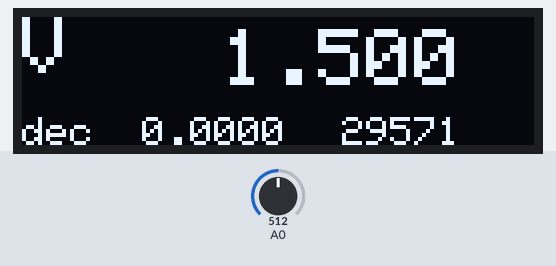
The sketch below on a simulated Arduino Uno, built with avr-gcc and run on an emulated ATmega328P. On the bench: 128×32 one-colour display. Inputs (shaded band) come from the test bench; at power-on: A0 = 512. What the sketch prints to the serial monitor is not drawn.

Above: at 1.2 s.
1.3 s: A0 set to 0
At 2.7 s:
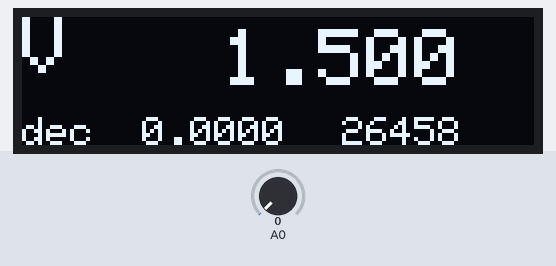
3.1 s: A0 set to 122
At 3.25 s:
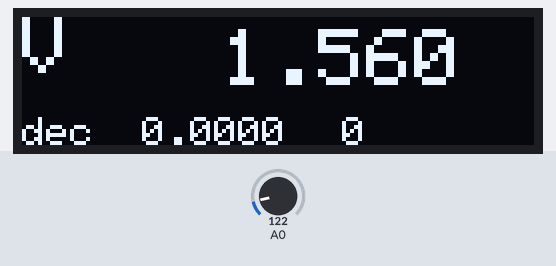
4.6 s: A0 set to 306
At 9.6 s:
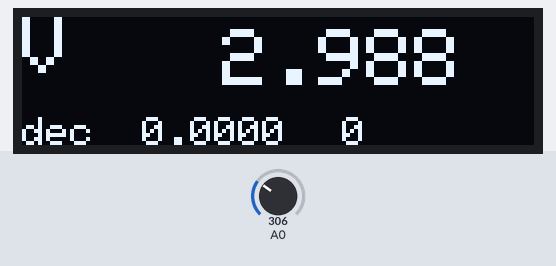
Timing chart, 0 to 11.1 s (numbered marks = the images above; inputs shaded):
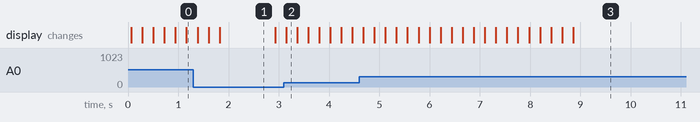

Measured:
- what the display in image 1 shows lasts 1.1 s, from 1.8 s to 2.9 s

The sketch:

voltmeter_oled.ino
```cpp
#include <Adafruit_GFX.h>      //Libraries for the OLED and BMP280
#include <Adafruit_SSD1306.h>

#define SCREEN_WIDTH 128 // OLED display width, in pixels
#define SCREEN_HEIGHT 32 // OLED display height, in pixels
#define OLED_RESET    -1 // Reset pin # (or -1 if sharing Arduino reset pin)

#define NUM_READINGS 20
float voltage=0;

float readings[NUM_READINGS];
int reading_idx=0;
float R1=68;
float R2=68;
int _delay=200;

Adafruit_SSD1306 display(SCREEN_WIDTH, SCREEN_HEIGHT, &Wire, OLED_RESET); //Declaring the display name (display)

float lastVoltage=0;
float decay=0;

unsigned long last = 0;

void setup() {

  Serial.begin(115200);
  Serial.println("Arduino Voltmeter started..");

  display.begin(SSD1306_SWITCHCAPVCC, 0x3C); //Start the OLED display
  display.clearDisplay();
  //display.setRotation(2);
  display.display();

  display.setTextColor(WHITE);
  display.setTextSize(1);

  display.setCursor(32,12);
  display.setTextSize(2);

  last=millis();
  //analogReference(INTERNAL);
}


void loop() {
  int volt= analogRead(A0);
  float sum=0;
  readings[reading_idx++]=volt * (5.0/1024) * ((R1 + R2)/R2);;

  if(reading_idx>=NUM_READINGS)
    reading_idx=0;

  for(int i=0;i<NUM_READINGS;i++){
      sum+=readings[i];
  }

  float res=sum/NUM_READINGS;
  //voltage=0.9*voltage+0.1*res;
  voltage=res;

  decay=0.95*decay+0.05*(lastVoltage-voltage);
  //decay=(lastVoltage-voltage);
  lastVoltage=voltage;

  //voltage =volt/1023.0*5.0;
  Serial.print("Voltage = ");
  Serial.print(voltage,4);
  Serial.println("V");
  // delay(1000);
  //Serial.println("cp1");
  display.clearDisplay();

  display.setCursor(0,0);                   //Oled display, just playing with text size and cursor to get the display you want
  display.setTextColor(WHITE);
  display.setTextSize(2);
  display.print("V");

  display.setCursor(50,18-15);
  display.print(voltage,3);
  display.setCursor(50,17);

  int hours=0;
  int minutes=0;
  int secs=0;
  if(decay<0.00001){
      decay=0.00001;
    }

   unsigned long now = millis();


  Serial.println("decay");
  Serial.println(decay);
  Serial.println((voltage/decay));

  float diff=now-last;
  Serial.println("koef");
  Serial.println(1000.0/diff);

  int totalSecsLast=(voltage/decay)*(1000.0/diff);
  Serial.println("totalSecsLast");
  Serial.println(totalSecsLast);
  if(totalSecsLast<0)
    totalSecsLast=0;

  last=now;
  secs=totalSecsLast%60;
  hours=totalSecsLast/(60*60);
  minutes=(totalSecsLast/60)%60;

  display.setTextSize(1);

  display.setCursor(0,25);
  display.print("dec");
  display.setCursor(30,25);
  display.print(decay,4);

  display.setCursor(80,25);
  //display.print(hours);
  display.print(totalSecsLast);
  display.setCursor(85,25);
  //display.print(minutes);

  display.setCursor(100,25);
  //display.print(secs);


  display.display();
  delay(_delay);
}
```
